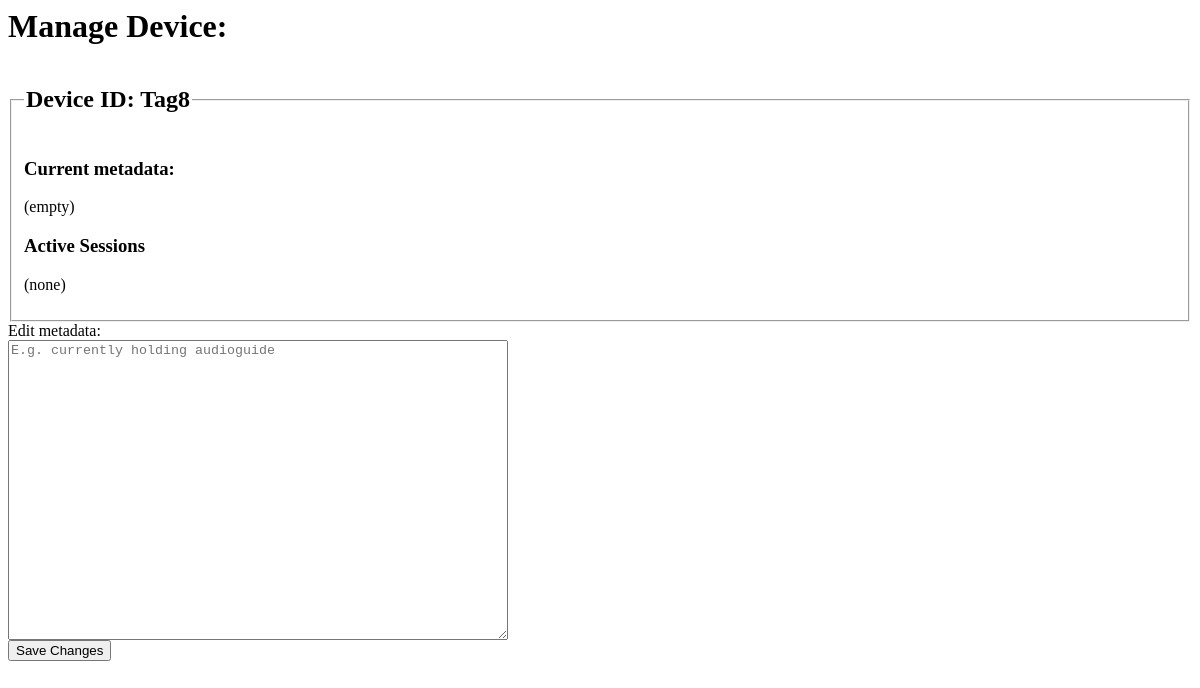
Before: /frontdesk/devices/Tag8/ with the older database file.
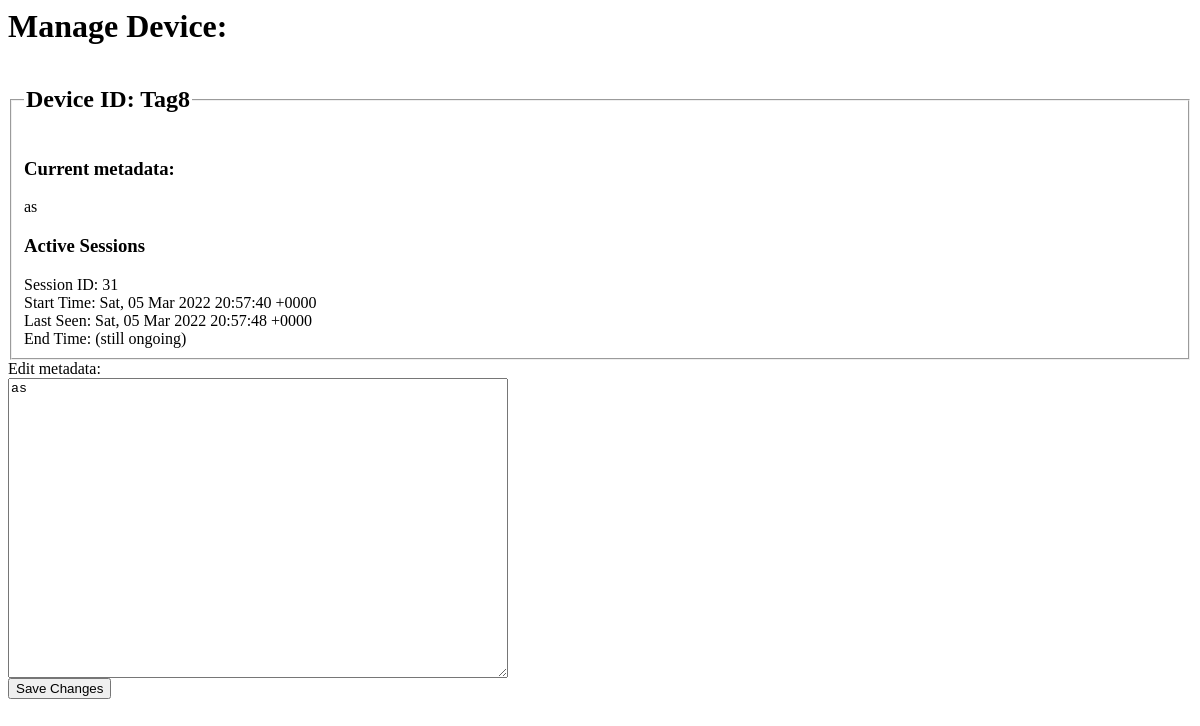
After: the same page with the newer database file.
### exhibitionInferenceApp/models.py (models this page shows, shortened)
class Device(models.Model):
    hardwareId = models.CharField(max_length=200, primary_key=True)
    metadata = models.CharField(max_length=1000, null=True, blank=True)

class Session(models.Model):
    device = models.ForeignKey(
        'Device', on_delete=models.CASCADE, db_column='hardwareId')
    metadata = models.CharField(max_length=1000, null=True, blank=True)
    startTime = models.DateTimeField('start time')
    endTime = models.DateTimeField('end time', null=True, blank=True)
    class Meta:
        constraints = [
            models.CheckConstraint(
                check=Q(startTime__lte=F("endTime")),
                name="session_startTime_before_endTime_check"
            )
        ]

class Reading(models.Model):
    x = models.FloatField()
    y = models.FloatField()
    z = models.FloatField()
    t = models.DateTimeField('timestamp')
    session = models.ForeignKey('Session', on_delete=models.CASCADE)
    quality = models.IntegerField()
    class Meta:
        constraints = [
            models.CheckConstraint(
                check=Q(quality__gte=0) & Q(quality__lte=100),
                name="quality_bounds_check"
            ),
            models.UniqueConstraint(
                fields=["session", "t"], name="idempotency_check"),
        ]

### exhibitionInferenceApp/views.py (the view)
def frontdeskDeviceManage(req: WSGIRequest, hardwareId: str) -> HttpResponse:
    if req.method != "GET":
        raise Http404("Must make a GET request!")
    d = get_object_or_404(Device, hardwareId=hardwareId)
    sOptional: Optional[Session] = utils.getActiveSessionIfExists(d)
    lastReading = utils.getLastReading(sOptional) \
        if sOptional is not None else None
    return render(req, "exhibitionInferenceApp/deviceManage.html", context={
        "hardwareId": hardwareId,
        "oldMetadata": d.metadata,
        "textboxMetadata": d.metadata,
        "activeSessionOptional": sOptional,
        "latestReadingOptional": lastReading
    })

### exhibitionInferenceApp/utils.py (called while the page is built)
def getLastReading(session: Session) -> Reading:
    return Reading.objects.filter(session_id=session.pk).order_by("t").reverse()[:1].get()

def getActiveSessionIfExists(device: Device) -> Optional[Session]:
    try:
        return Session.objects.get(device_id=device.pk, endTime__isnull=True)
    except Session.DoesNotExist:  # either device is new, or device's current session has terminated
        return None

### exhibitionInferenceApp/templates/exhibitionInferenceApp/deviceManage.html (shortened to what this page needs)
<html>
<head>
</head>
<body>
    <h1>Manage Device: {{ device.hardwareId }}</h1>
    <form action="{% url 'exhibitionInferenceApp_ns:frontdesk-device-manage-submit' hardwareId %}" method="post">
        <fieldset>
            <legend>
                <h2>Device ID: {{ hardwareId }}</h2>
            </legend>
            <h3>Current metadata:</h3>
            <p>{{ oldMetadata|default_if_none:'(empty)' }}</p>
            <h3>Active Sessions</h3>
            {% if activeSessionOptional %}
            Session ID: {{ activeSessionOptional.pk }}<br />
            Start Time: {{ activeSessionOptional.startTime|date:"r" }}<br />
            Last Seen: {{ latestReadingOptional.t|date:"r" }}<br />
            End Time: {{ activeSessionOptional.endTime|default_if_none:"(still ongoing)" }}<br />
            {% else %}
            <p>(none)</p>
            {% endif %}
        </fieldset>
        <label for="newMetadata">Edit metadata:</label><br />
        <textarea id="newMetadata" name="metadata"
            placeholder="E.g. currently holding audioguide">{{ textboxMetadata|default_if_none:"" }}</textarea><br />
        <input type="submit" value="Save Changes">
    </form>
</body>
</html>

Changed rows visible on the page:
now on this page (row edited): Device: metadata "as"
added Session: pk "31", startTime "Sat, 05 Mar 2022 20:57:40 +0000", endTime "(still ongoing)"
added Reading: t "Sat, 05 Mar 2022 20:57:48 +0000"
Other visible differences:
{{ oldMetadata|default_if_none:'(empty)' }}: "(empty)" → (not shown)
text no longer shown: "(none)"
text now shown: "Session ID: Start Time: Last Seen: End Time:"
